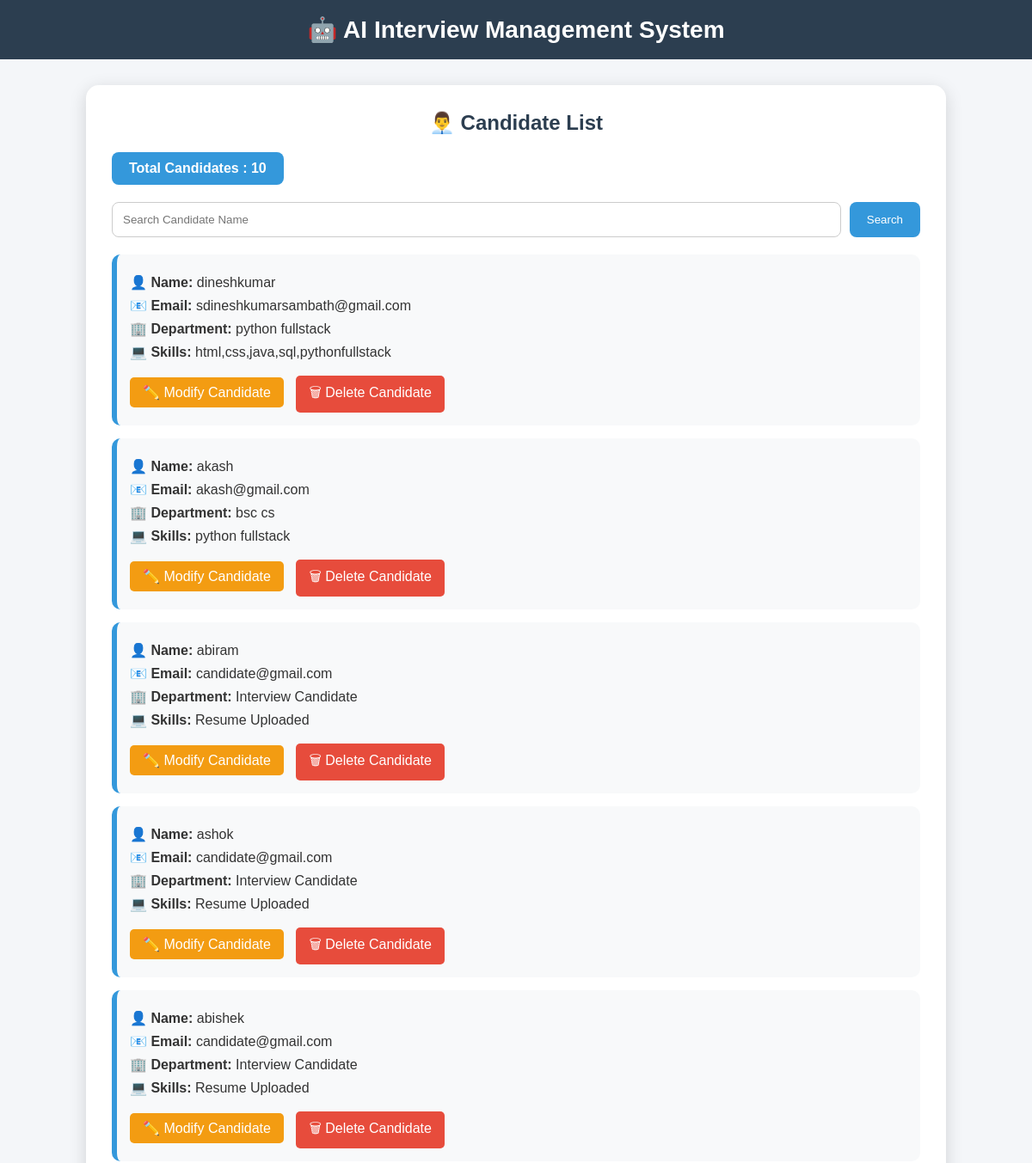
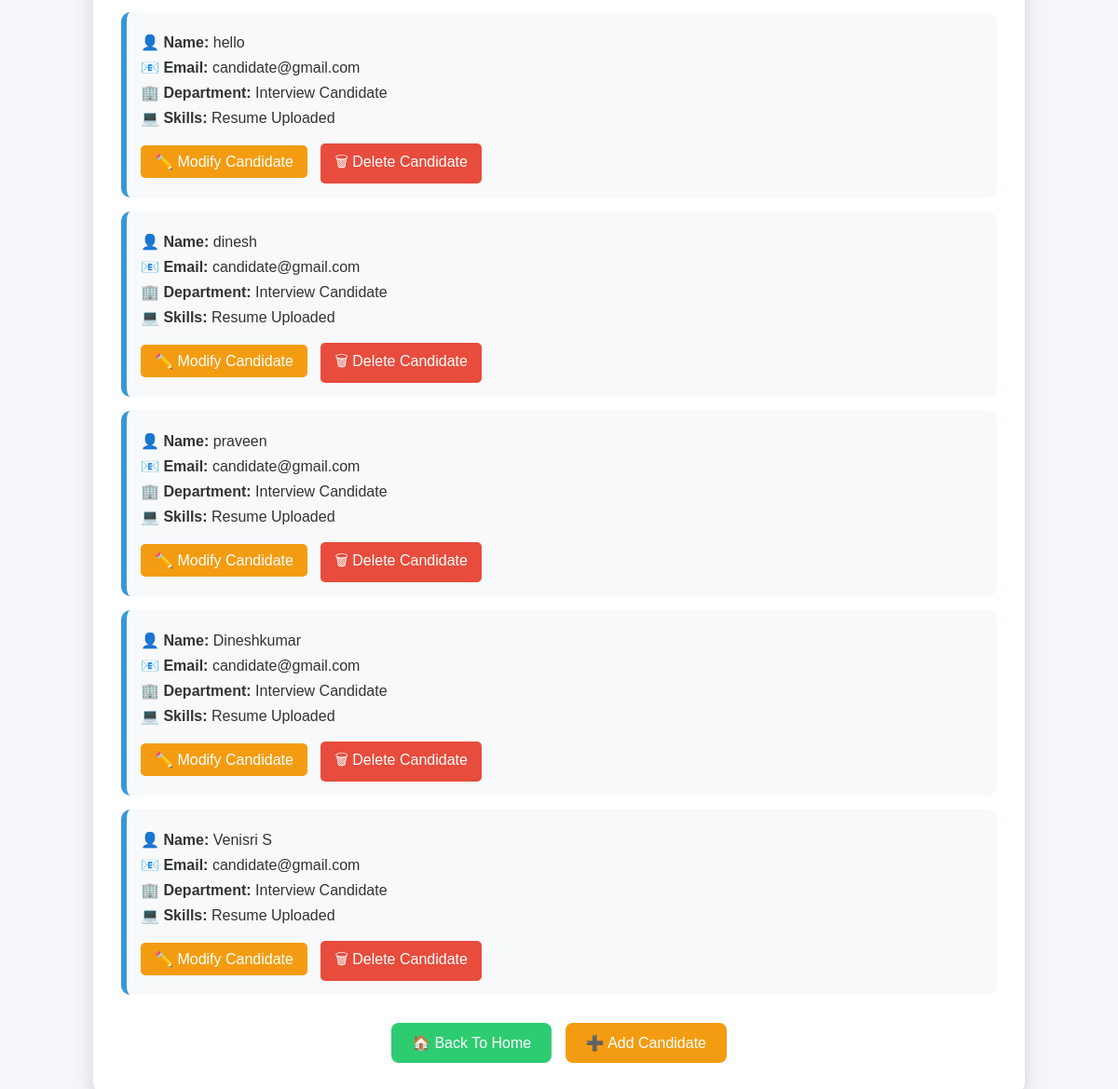
The page /candidates/ on the database as committed earlier (2 pictures, top to bottom).
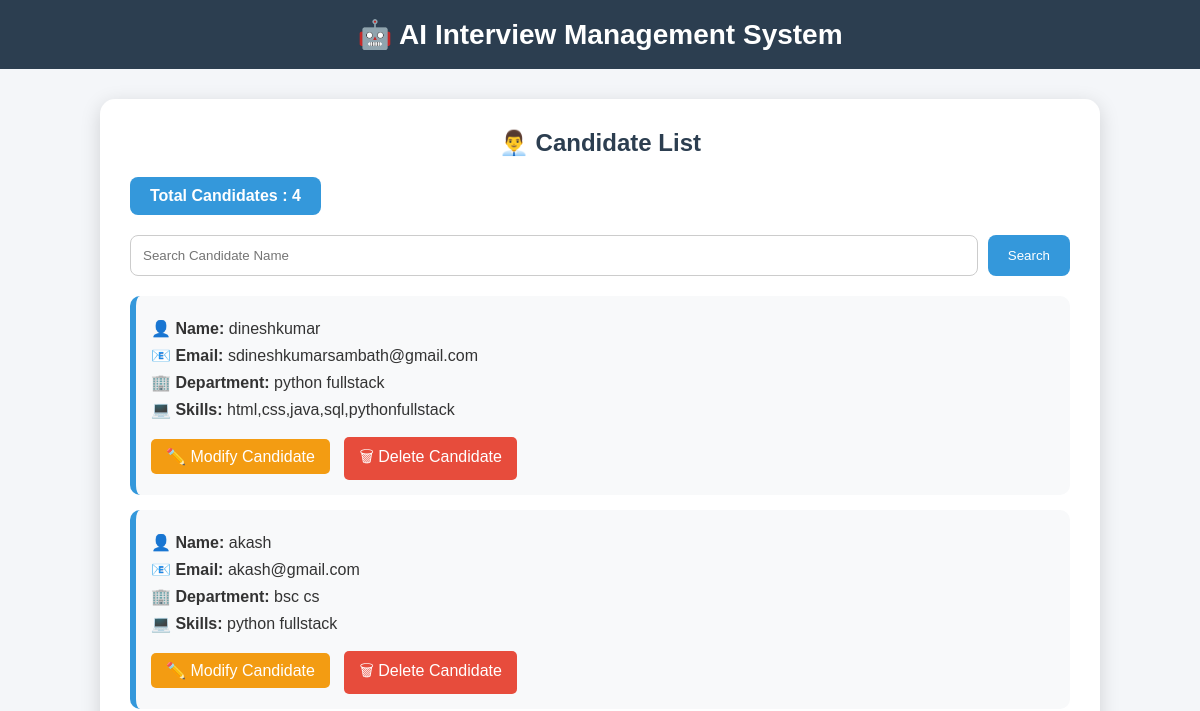
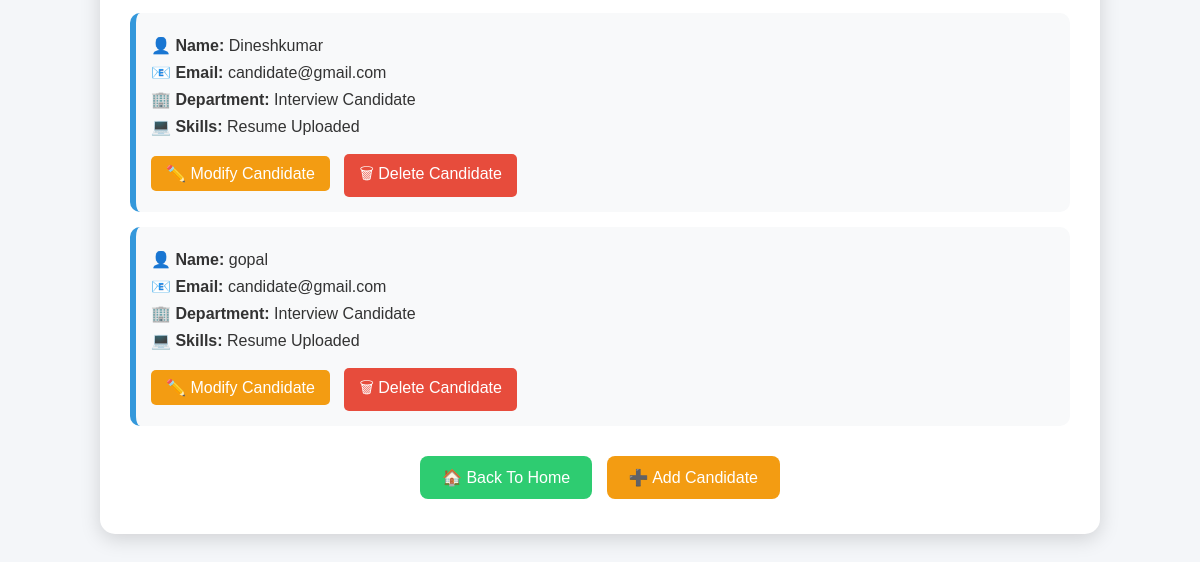
The same page on the database as committed later (2 pictures, top to bottom).
### interview/models.py (models this page shows, shortened)
class Candidate(models.Model):
    name = models.CharField(max_length=100)
    email = models.EmailField()
    department = models.CharField(max_length=100)
    skills = models.TextField()
    created_at = models.DateTimeField(auto_now_add=True)

### interview/views.py (the view)
# urls.py: path('candidates/', views.candidate_list, name='candidate_list'),
def candidate_list(request):
    query = request.GET.get("q")
    if query:
        candidates = Candidate.objects.filter(
            name__icontains=query
        )
    else:
        candidates = Candidate.objects.all()
    return render(
        request,
        "candidate_list.html",
        {"candidates": candidates}
    )

### interview/templates/candidate_list.html (shortened to what this page needs)
<!DOCTYPE html>
<html>
<head>
</head>
<body>
<div class="navbar">
    🤖 AI Interview Management System
</div>
<div class="container">
    <div class="box">
        <h2>👨‍💼 Candidate List</h2>
        <div class="top-bar">
            <div class="count-box">
                Total Candidates : {{ candidates|length }}
            </div>
        </div>
        <form method="GET" class="search-box">
            <input
                type="text"
                name="q"
                placeholder="Search Candidate Name"
            >
            <button type="submit">
                Search
            </button>
        </form>
        {% for c in candidates %}
        <div class="card">
            <p><b>👤 Name:</b> {{ c.name }}</p>
            <p><b>📧 Email:</b> {{ c.email }}</p>
            <p><b>🏢 Department:</b> {{ c.department }}</p>
            <p><b>💻 Skills:</b> {{ c.skills }}</p>
            <a href="{% url 'edit_candidate' c.id %}"
   class="edit-btn">
   ✏️ Modify Candidate
</a>
<a href="{% url 'delete_candidate' c.id %}"
   class="delete-btn"
   onclick="return confirm('Are you sure you want to delete this candidate?')">
   🗑 Delete Candidate
</a>
        </div>
        {% empty %}
        <h3 class="empty">
            No Candidates Found
        </h3>
        {% endfor %}
        <div class="buttons">
            <a href="{% url 'home' %}" class="btn home-btn">
                🏠 Back To Home
            </a>
            <a href="{% url 'add_candidate' %}" class="btn add-btn">
                ➕ Add Candidate
            </a>
        </div>
    </div>
</div>
</body>
</html>

### interview/templates/candidate_list.html (style rules this page uses)
* { margin:0; padding:0; box-sizing:border-box; font-family:Arial,sans-serif; }
body { background:#f4f6f9; }
.navbar { background:#2c3e50; color:white; padding:18px; text-align:center; font-size:28px; font-weight:bold; }
.container { width:90%; max-width:1000px; margin:30px auto; }
.box { background:white; padding:30px; border-radius:15px; box-shadow:0px 5px 20px rgba(0,0,0,0.15); }
h2 { text-align:center; color:#2c3e50; margin-bottom:20px; }
.top-bar { display:flex; justify-content:space-between; align-items:center; margin-bottom:20px; flex-wrap:wrap; gap:10px; }
.count-box { background:#3498db; color:white; padding:10px 20px; border-radius:8px; font-weight:bold; }
.search-box { display:flex; gap:10px; margin-bottom:20px; }
input { flex:1; padding:12px; border:1px solid #ccc; border-radius:8px; }
button { padding:12px 20px; background:#3498db; color:white; border:none; border-radius:8px; cursor:pointer; }
.card { background:#f8f9fa; border-left:6px solid #3498db; padding:15px; margin-top:15px; border-radius:10px; transition:0.3s; }
.card p { margin:8px 0; color:#333; }
.delete-btn { display:inline-block; margin-top:10px; padding:8px 15px; background:#e74c3c; color:white; text-decoration:none; border-radius:5px; }
.buttons { text-align:center; margin-top:25px; }
.btn { display:inline-block; padding:12px 22px; text-decoration:none; color:white; border-radius:8px; margin:5px; }
.edit-btn { display:inline-block; margin-top:10px; margin-right:10px; padding:8px 15px; background:#f39c12; color:white; text-decoration:none; border-radius:5px; }
.home-btn { background:#2ecc71; }
.add-btn { background:#f39c12; }

Rows that differ between the two databases and show on the page:
removed Candidate: name "abiram", email "candidate@gmail.com", department "Interview Candidate", skills "Resume Uploaded"
removed Candidate: name "ashok", email "candidate@gmail.com", department "Interview Candidate", skills "Resume Uploaded"
removed Candidate: name "abishek", email "candidate@gmail.com", department "Interview Candidate", skills "Resume Uploaded"
removed Candidate: name "hello", email "candidate@gmail.com", department "Interview Candidate", skills "Resume Uploaded"
removed Candidate: name "dinesh", email "candidate@gmail.com", department "Interview Candidate", skills "Resume Uploaded"
removed Candidate: name "praveen", email "candidate@gmail.com", department "Interview Candidate", skills "Resume Uploaded"
removed Candidate: name "Venisri S", email "candidate@gmail.com", department "Interview Candidate", skills "Resume Uploaded"
added Candidate: name "gopal", email "candidate@gmail.com", department "Interview Candidate", skills "Resume Uploaded"
Other text that changed with them:
{{ candidates|length }}: "10" → "4"
